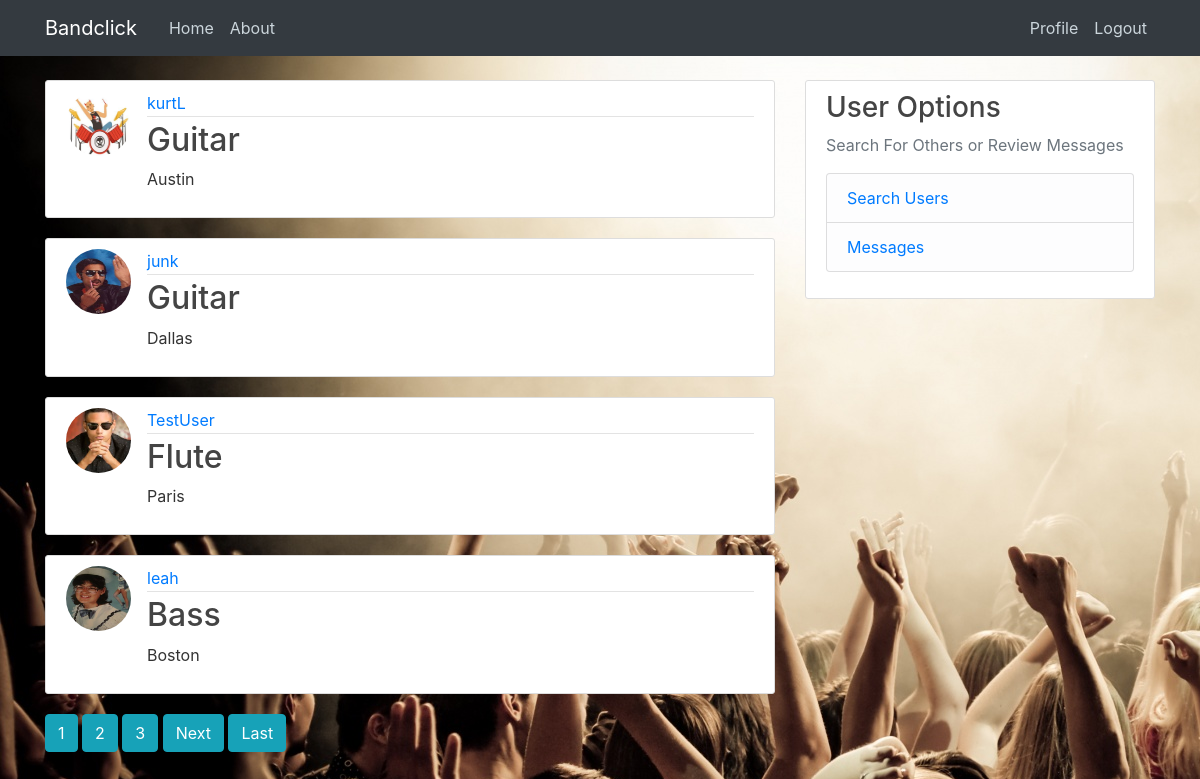
Page /profileSearch/ (signed in) on the committed database.
### users/models.py (models this page shows, shortened)
class Profile(models.Model):
    user = models.OneToOneField(User, on_delete=models.CASCADE)
    image = models.ImageField(default='default.jpg', upload_to='profile_pics')
    bio = models.CharField(max_length=1000, default='some bio string')
    city = models.CharField(max_length=300, default='Waxahatchie')
    instrument = models.CharField(max_length=300, default='bazooki')
    date_posted = models.DateTimeField(default=timezone.now)

### users/views.py (the view)
# urls.py: path('profileSearch/', ProfileListView.as_view(), name='profileSearch'),
class ProfileListView(ListView):
    model = Profile
    template_name = 'users/profileSearch.html'
    context_object_name = 'posts'
    ordering = ['-date_posted']
    paginate_by = 4
    def get_queryset(self):
        qs = self.model.objects.all()
        profile_filtered_list = ProfileFilter(self.request.GET, queryset=qs)
        return profile_filtered_list.qs

### users/templates/users/profileSearch.html (shortened to what this page needs)
{% extends "blog/base.html" %}
{% block content %}
    {% for post in posts %}
        <article class="media content-section">
            <img class="rounded-circle article-img" src="{{ post.user.profile.image.url }}">
            <div class="media-body">
                <div class="article-metadata">
                    <a class="mr-2" href="{% url 'profileDetail' post.id %}">{{ post.user.username }}</a>
                </div>
                <h2 class="article-title">{{ post.user.profile.instrument }}</h2>
                <p class="article-content">{{ post.user.profile.city }}</p>
            </div>
        </article>
    {% endfor %}
    {% if is_paginated %}
        {% for num in page_obj.paginator.page_range %}
            {% if page_obj.number == num %}
                <a class="btn btn-info mb-4" href="?page={{ num }}">{{ num }}</a>
            {% elif num > page_obj.number|add:'-3' and num < page_obj.number|add:'3' %}
                <a class="btn btn-info mb-4" href="?page={{ num }}">{{ num }}</a>
            {% endif %}
        {% endfor %}
        {% if page_obj.has_next %}
            <a class="btn btn-info mb-4" href="?page={{ page_obj.next_page_number }}">Next</a>
            <a class="btn btn-info mb-4" href="?page={{ page_obj.paginator.num_pages }}">Last</a>
        {% endif %}
    {% endif %}
{% endblock content %}

### blog/static/blog/main.css (style rules this page uses)
body { background: #fafafa; color: #333333; margin-top: 5rem; }
h1, h2, h3, h4, h5, h6 { color: #444444; }
.content-section { background: #ffffff; padding: 10px 20px; border: 1px solid #dddddd; border-radius: 3px; margin-bottom: 20px; }
.article-title { color: #444444; }
.article-content { white-space: pre-line; }
.article-img { height: 65px; width: 65px; margin-right: 16px; }
.article-metadata { padding-bottom: 1px; margin-bottom: 4px; border-bottom: 1px solid #e3e3e3 }

### rows in the picture
Profile: user.profile.image (picture), user.username "kurtL", user.profile.instrument "Guitar", user.profile.city "Austin"
Profile: user.profile.image (picture), user.username "junk", user.profile.instrument "Guitar", user.profile.city "Dallas"
Profile: user.profile.image (picture), user.username "TestUser", user.profile.instrument "Flute", user.profile.city "Paris"
Profile: user.profile.image (picture), user.username "leah", user.profile.instrument "Bass", user.profile.city "Boston"

### other values in the picture
{{ num }} "1"
{{ num }} "2" "3"
